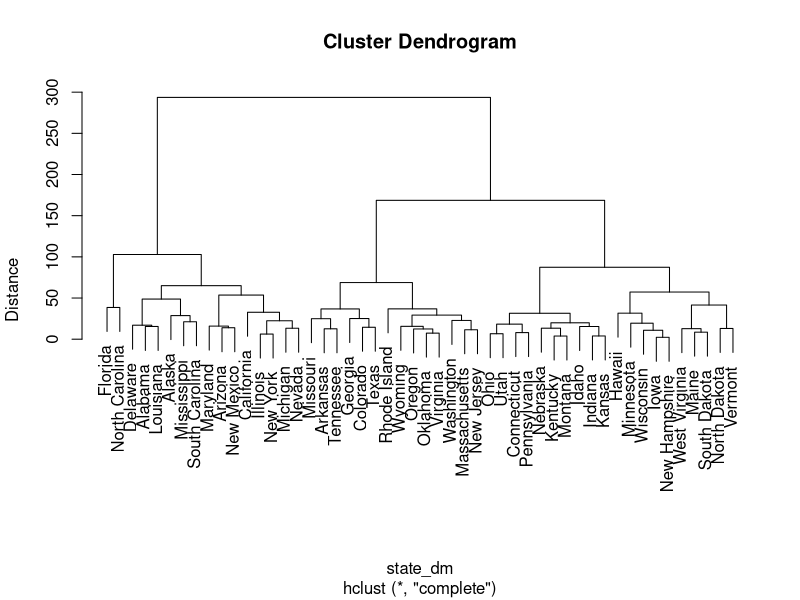
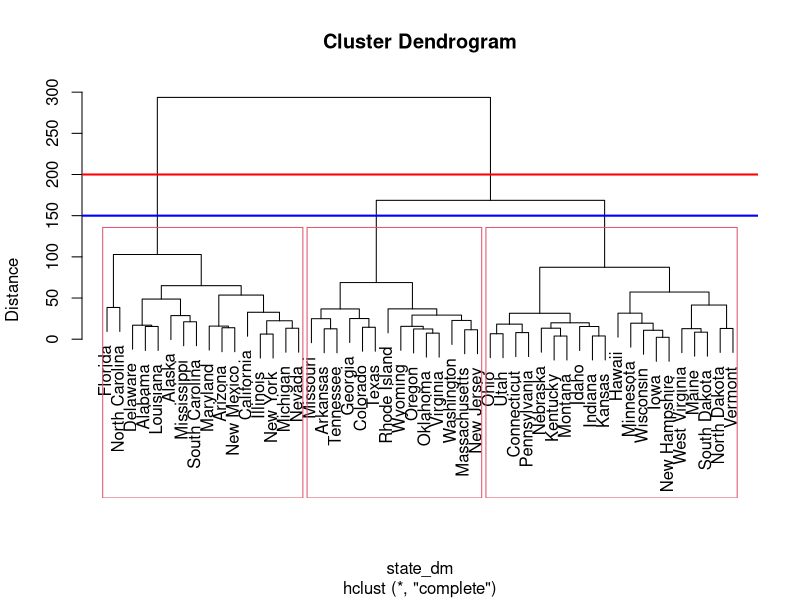
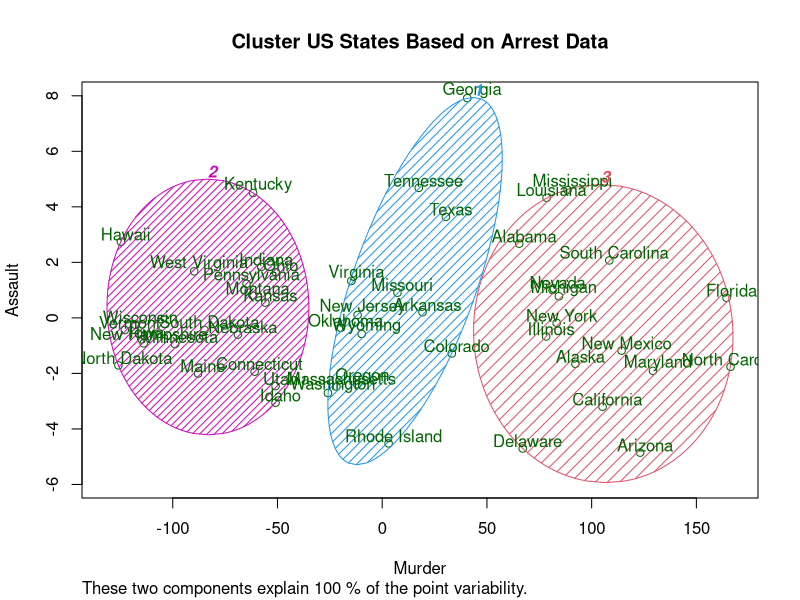

Write R code to recreate these figures, in order.
## ---- chunk 1
df<-USArrests
## ---- chunk 2
head(df)
## ---- chunk 3
state_dm<-dist(df)
## ---- chunk 4
hir_clust<-hclust(state_dm,method = "complete")
## ---- chunk 5
plot(hir_clust,labels = rownames(df), ylab = "Distance")
## ---- chunk 6
plot(hir_clust,labels = rownames(df), ylab = "Distance")
abline(h=200, col="red", lwd=2) 
abline(h=150, col="blue", lwd=2)
rect.hclust(hir_clust, k=3)
## ---- chunk 7
library(cluster)
set.seed(1234)
kmeans_clust<-kmeans(df,centers = 3, nstart = 20)
## ---- chunk 8
kmeans_clust$centers
## ---- chunk 9
kmeans_clust$cluster
## ---- chunk 10
# Visualizing clusters
y_kmeans <- kmeans_clust$cluster
clusplot(df[, c("Murder","Assault")],
y_kmeans,lines = 0,shade = TRUE, color = TRUE,labels = 2,
plotchar = FALSE, span = TRUE,
main = paste("Cluster US States Based on Arrest Data"),
xlab = 'Murder',
ylab = 'Assault')
## ---- chunk 11
df$cluster<-kmeans_clust$cluster
## ---- chunk 12
head(df)
